Frame 1 (no input): blank canvas, image omitted
Frame 60 (no input): blank canvas, image omitted
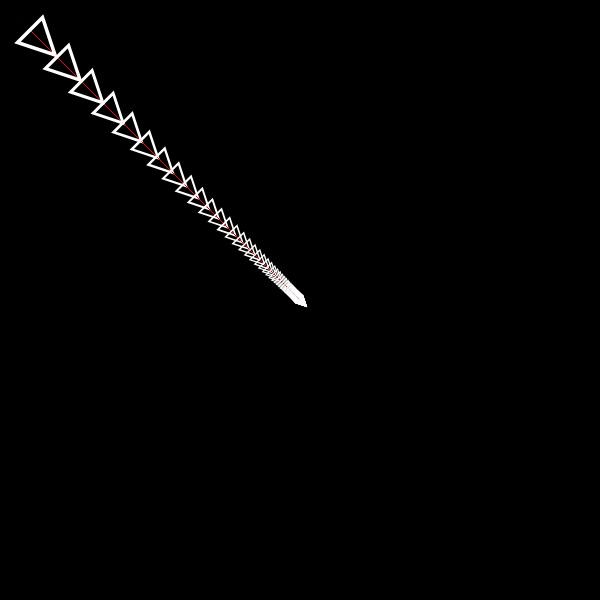
Frame 120 (the mouse pressed at the canvas centre since frame 60)

The p5.js sketch whose frames 1 and 60 were blank and that drew this single picture after the mouse press (run headless with seeded random() and noise() and a simulated clock; from frame 60 on, the mouse is pressed at the canvas centre):

// p5.js sketch
// ── sketch.js

let averagingAmt = 0.1;//change this to 1 or 0.9 to see it keep up with the mouse
let curx = 0.0;
let cury = 0.0;


function setup() {
  createCanvas(600, 600);
  
  background(0);

}

function draw() {
  // horizontal and vertical displacement
  let dx = (mouseX - curx) * averagingAmt; 
  let dy = (mouseY - cury) * averagingAmt;

  //distance between curx and cury and new position
  let magnitude = dist(curx, cury, curx + dx, cury + dy);

  // update position we are using to draw
  curx = curx + dx;
  cury = cury + dy;

  // atan2 returns the angle in the plane (in radians) 
  //between the positive x-axis and the ray from (0, 0) to the point (x, y)
  //for atan2(y, x) 
  let angle = atan2(dy, dx);

  let drawScale = map(magnitude, 1, 50, 1.0, 4.0, true);

  if(mouseIsPressed){
    push();

    //translate all drawing
    translate(curx, cury);
  
    stroke(255,0,0);
    line(0, 0, dx, dy);//draw from origin to 
  
    //rotate by angle
    rotate(angle);

    scale(drawScale);
  
    noFill();
    stroke(255);
    triangle(0, -5, 10, 0, 0, 5);
  
    pop();
  }
  
}
